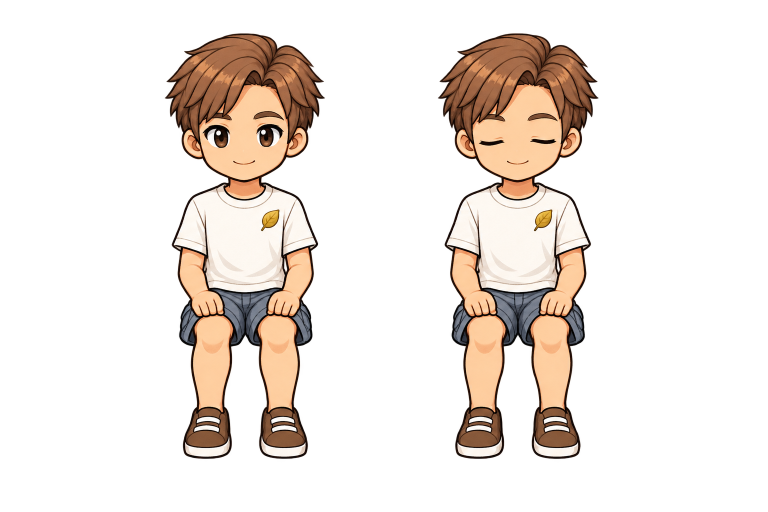
#> input picture piko-world/art/source/motion-source-v2/male-sit.png, 1536 x 1024 px (shown at 1/2 size); its folder holds 4 pictures in this run
$ python build_piko_player_seated.py
#> lines starting #> are read from the running program, lines starting #| are printed output that depends on the picture; after the words box and inside, x2 and y2 are one past the last pixel; in counts of white or black regions, pixels touching at a corner belong together
### scripts/build_piko_player_three_frame_motion.py
#!/usr/bin/env python3
# SPDX-License-Identifier: Elastic-2.0
"""Pack three idle poses and three walking poses per player direction."""
import argparse
import json
from pathlib import Path
from PIL import Image

ROOT = Path(__file__).resolve().parents[1]
ART = ROOT / "frontend/public/piko/world/characters"
SOURCE_ROOT = ROOT / "piko-world/art/source"
SOURCES = SOURCE_ROOT / "walk-three-source-v1"
REGENERATED = SOURCE_ROOT / "motion-source-v2"
DIRECTIONS = ("south", "west", "east", "north")
# Preserve the approved horizontal alignment without depending on obsolete atlases.
HEAD_ANCHOR_X = {"male": (128.5, 133.0, 127.5, 128.5), "female": (128.0, 134.0, 120.0, 128.0)}
OUTPUTS = {"male": "player-male-motion-v5.png", "female": "player-female-motion-v6.png"}
SIZE = 256
HEIGHT = 224
FOOT_BOTTOM = 232
# Atlas-space crop boundaries at the neck/collar, reviewed for all eight facings.
HEAD_BOTTOMS = {"male": (90, 88, 90, 94), "female": (90, 88, 88, 90)}


def opaque(image: Image.Image) -> Image.Image:
    return image.getchannel("A").point(lambda value: 255 if value >= 32 else 0)


# [43 lines left out: functions head_center, extract_poses, normalize, not called in this run]


def extract_row(source: Image.Image, count: int) -> list[Image.Image]:
    """Split transparent horizontal sheets, without rescaling individual poses."""
    if source.mode != "RGBA" or min(source.size) < 256:
        raise ValueError("Expected high-resolution transparent RGBA sheet")
    result = []
    alpha = opaque(source)
    spans = []
    start = None
    for x in range(source.width + 1):
        occupied = x < source.width and alpha.crop((x, 0, x + 1, source.height)).getbbox() is not None
        if occupied and start is None:
            start = x
        elif not occupied and start is not None:
            if x - start > 32:
                spans.append((start, x))
            start = None
    if len(spans) != count:
        raise ValueError(f"Expected {count} separated figures, found {len(spans)}")
    for left, right in spans:
        if left == 0 or right == source.width:
            raise ValueError("Opaque background or clipped figure")
        cell = source.crop((left, 0, right, source.height))
        bounds = opaque(cell).getbbox()
        if bounds is None:
            raise ValueError("Missing pose")
        result.append(cell.crop(bounds))
    return result


def head_width(figure: Image.Image) -> int:
    bounds = opaque(figure).crop((0, 0, figure.width, round(figure.height * .30))).getbbox()
    if bounds is None:
        raise ValueError("Missing head")
    return bounds[2] - bounds[0]


# [112 lines left out: functions regenerated_frames, idle_poses, pack_idle, stabilize_walking_heads, main, not called in this run]


# [2 lines that do not run on import are left out]

### scripts/build_piko_player_seated.py
#!/usr/bin/env python3
# SPDX-License-Identifier: Elastic-2.0
"""Pack new high-resolution seated poses at the existing logical seat geometry."""
import argparse
import json

from PIL import Image

from build_piko_player_three_frame_motion import ART, REGENERATED, extract_row, head_width, opaque


def main() -> None:
    parser = argparse.ArgumentParser(description=__doc__)
    parser.add_argument("--check", action="store_true")
    args = parser.parse_args()
    outputs = {}
    measurements = {}
    for gender in ("male", "female"):
        poses = extract_row(Image.open(REGENERATED / f"{gender}-sit.png"), 2)
#> in extract_row, `result = []`: result = []
#> in opaque, `return image.getchannel("A").point(lambda value: 255 if value >= 32 el..`:
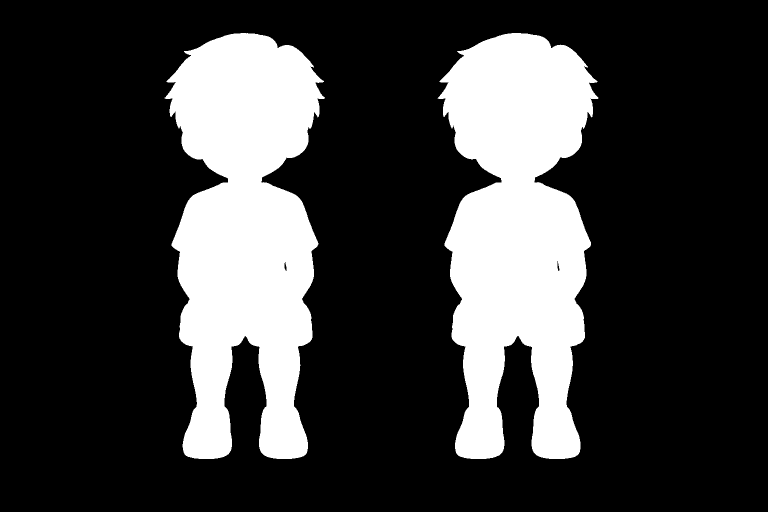
#> returned value: PIL image 1536x1024 L (shown at 1/2 size); 23.5% white; 2 white regions, box (x1, y1, x2, y2) and area: (875, 66, 1197, 918) 185160, (329, 66, 650, 918) 184981
#> in extract_row, source is the input picture: PIL image 1536x1024 RGBA; mean R, G, B, A 71.2, 57.1, 46.9, 59
#> the loop in extract_row, `for x in range(source.width + 1):` made 1537 passes
#> occupied on passes 1 to 12: False, False, False, False, False, False, False, False, False, False, False, False
#> after the loop in extract_row, `for x in range(source.width + 1):`: spans = [(329, 650), (875, 1197)]
#> the loop in extract_row, `for left, right in spans:` made 2 passes
#> (left, right, bounds) on passes 1 to 2: (329, 650, (0, 66, 321, 918)), (875, 1197, (0, 66, 322, 918))
#> pass 1, in extract_row, `cell = source.crop((left, 0, right, source.height))`:
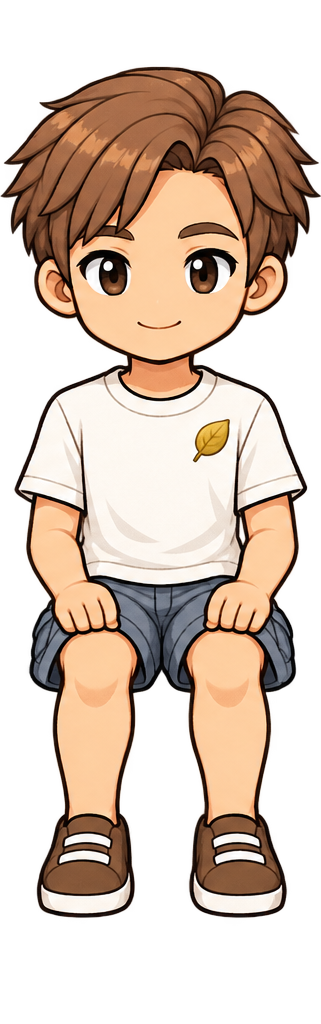
#> cell: PIL image 321x1024 RGBA; mean R, G, B, A 142.4, 115.3, 95.4, 141.1; transparent parts drawn white
#> pass 2, in extract_row, `cell = source.crop((left, 0, right, source.height))`:
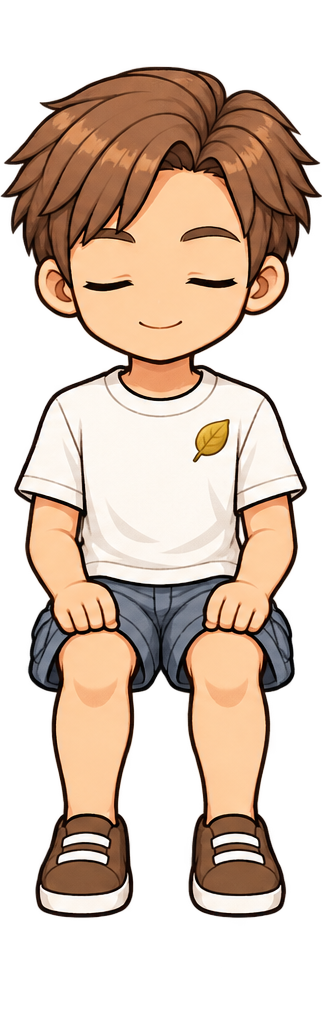
#> cell: PIL image 322x1024 RGBA; mean R, G, B, A 143.3, 115.9, 95.8, 140.8; transparent parts drawn white
#> after the loop in extract_row, `for left, right in spans:`: result = 2 items
#> poses = 2 items
        widths = [head_width(pose) for pose in poses]
#> in head_width, `bounds = opaque(figure).crop((0, 0, figure.width, round(figure.height ..`:
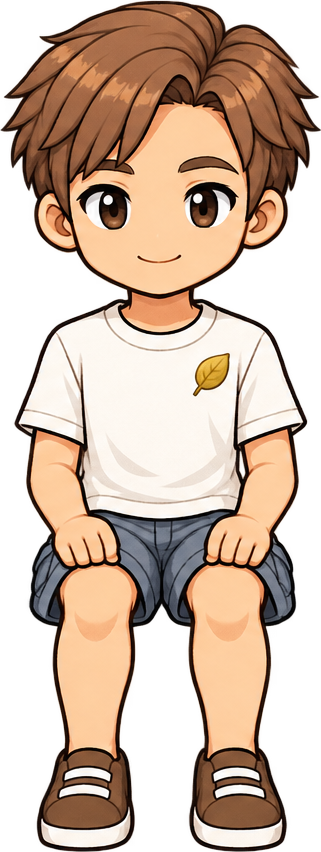
#> figure: PIL image 321x852 RGBA; mean R, G, B, A 157.7, 128.1, 106, 169.6; transparent parts drawn white
#> in head_width (call 2), `bounds = opaque(figure).crop((0, 0, figure.width, round(figure.height ..`:
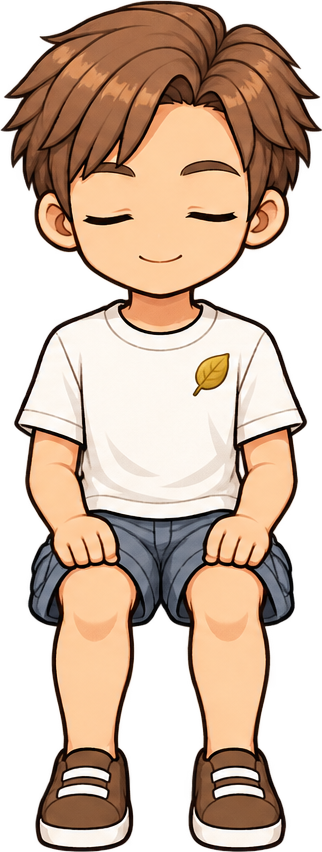
#> figure: PIL image 322x852 RGBA; mean R, G, B, A 158.8, 128.9, 106.5, 169.2; transparent parts drawn white
#> widths = [321, 322]
        if max(widths) / min(widths) > 1.04:
            raise ValueError(f"{gender}: inconsistent seated head widths: {widths}")
        scale = 200 / max(pose.height for pose in poses)
#> scale = 0.235
        measurements[gender] = {"sourceHeadWidths": widths, "scale": scale}
        for name, pose in zip(("front", "idle"), poses):
            resized = pose.resize((round(pose.width * scale), round(pose.height * scale)), Image.Resampling.LANCZOS)
            if resized.width > 256:
                raise ValueError("Seated figure would be clipped")
            frame = Image.new("RGBA", (256, 256))
            frame.alpha_composite(resized, (round((256 - resized.width) / 2), 216 - resized.height))
            outputs[f"player-{gender}-sit-{name}-v2.png"] = frame
            if opaque(frame).getbbox() is None:
                raise ValueError("Empty seated frame")
#> this loop made 2 passes
#> pass 1, in main, `resized = pose.resize((round(pose.width * scale), round(pose.height * ..`:
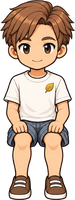
#> resized: PIL image 75x200 RGBA; mean R, G, B, A 124.3, 102, 85.2, 169.7; transparent parts drawn white
#> after the loop:
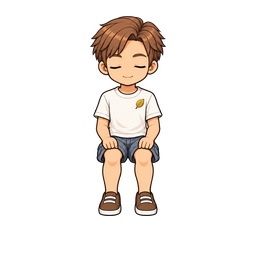
#> frame: PIL image 256x256 RGBA; mean R, G, B, A 29.1, 23.8, 19.9, 39.3; transparent parts drawn white
#> after the loop, outputs = 2 items
    manifest = {
        "frameSize": 256, "logicalFrameSize": 64, "pivot": [128, 128],
        "footY": 216, "measurements": measurements, "outputs": list(outputs),
    }
    manifest_path = REGENERATED / "seated-manifest.json"
    for filename, frame in outputs.items():
        if args.check:
            with Image.open(ART / filename) as saved:
                if saved.mode != frame.mode or saved.size != frame.size or saved.tobytes() != frame.tobytes():
                    raise SystemExit(f"Stale seated frame: {filename}")
        else:
            frame.save(ART / filename)
    if args.check:
        if json.loads(manifest_path.read_text()) != manifest:
            raise SystemExit("Stale seated manifest")
    else:
        manifest_path.write_text(json.dumps(manifest, indent=2) + "\n")
    print("Verified" if args.check else "Built", "four high-resolution seated frames")


if __name__ == "__main__":
#> (the run stopped early here; a loop or call above may not have finished)
